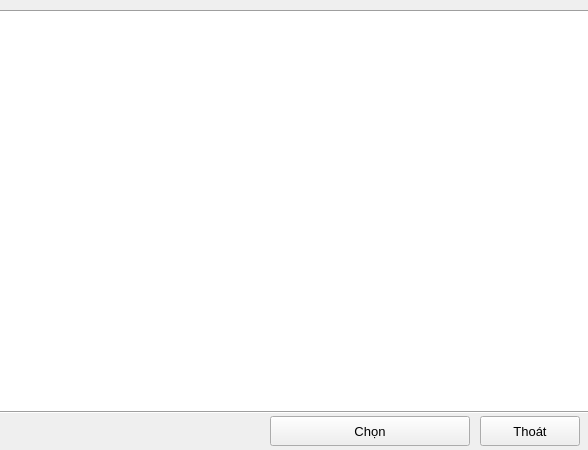
<?xml version="1.0" encoding="UTF-8"?>
<ui version="4.0">
 <class>FrmDeviceIcon</class>
 <widget class="QMainWindow" name="FrmDeviceIcon">
  <property name="geometry">
   <rect>
    <x>0</x>
    <y>0</y>
    <width>588</width>
    <height>450</height>
   </rect>
  </property>
  <property name="windowTitle">
   <string>MainWindow</string>
  </property>
  <widget class="QWidget" name="centralwidget">
   <widget class="QListWidget" name="listWidget_Icon">
    <property name="geometry">
     <rect>
      <x>-1</x>
      <y>10</y>
      <width>591</width>
      <height>403</height>
     </rect>
    </property>
    <property name="frameShape">
     <enum>QFrame::Box</enum>
    </property>
   </widget>
   <widget class="QPushButton" name="pushButton_Select">
    <property name="geometry">
     <rect>
      <x>270</x>
      <y>416</y>
      <width>200</width>
      <height>30</height>
     </rect>
    </property>
    <property name="font">
     <font>
      <pointsize>10</pointsize>
      <bold>false</bold>
     </font>
    </property>
    <property name="text">
     <string>Chọn</string>
    </property>
    <property name="shortcut">
     <string>Return</string>
    </property>
   </widget>
   <widget class="QPushButton" name="pushButton_Cancel">
    <property name="geometry">
     <rect>
      <x>480</x>
      <y>416</y>
      <width>100</width>
      <height>30</height>
     </rect>
    </property>
    <property name="font">
     <font>
      <pointsize>10</pointsize>
      <bold>false</bold>
     </font>
    </property>
    <property name="text">
     <string>Thoát</string>
    </property>
    <property name="shortcut">
     <string>Esc</string>
    </property>
   </widget>
  </widget>
 </widget>
 <resources/>
 <connections/>
</ui>
